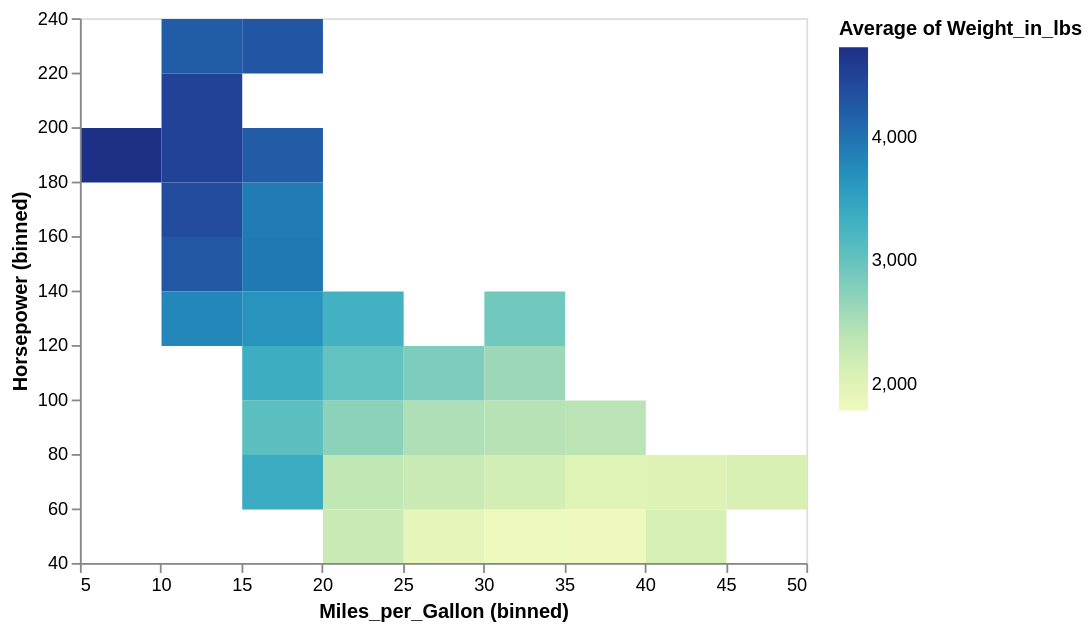

Notebook code for this chart:
### Code cell
// os.write.over(os.pwd/"temp.json",
//   heatmap.build(
//     _.data.values := data.asJson,
//     _.encoding.x.field := "Miles_per_Gallon",
//     _.encoding.y.field := "Horsepower",
//     _.encoding.color.aggregate := "average",
//   ).asJson.spaces2
// )

heatmap.plot(
  _.data.values := data.asJson,
  _.encoding.x.field := "Miles_per_Gallon",
  _.encoding.y.field := "Horsepower",
  _.encoding.color.aggregate := "average",
  _.encoding.color += json"""{"field": "Weight_in_lbs"}""",
)

### Figure 1 — Vega-Lite specification as saved in the notebook (floating-point values rounded to 4 significant figures; data arrays with more than 128 entries replaced by an {"elided": "..."} marker saying what was removed)
{"$schema": "https://vega.github.io/schema/vega-lite/v4.8.1.json", "config": {"view": {"continuousHeight": 300, "continuousWidth": 400}}, "data": {"values": {"elided": "406 records"}}, "encoding": {"color": {"aggregate": "average", "field": "Weight_in_lbs", "type": "quantitative"}, "x": {"bin": true, "field": "Miles_per_Gallon", "type": "quantitative"}, "y": {"bin": true, "field": "Horsepower", "type": "quantitative"}}, "mark": "rect"}
